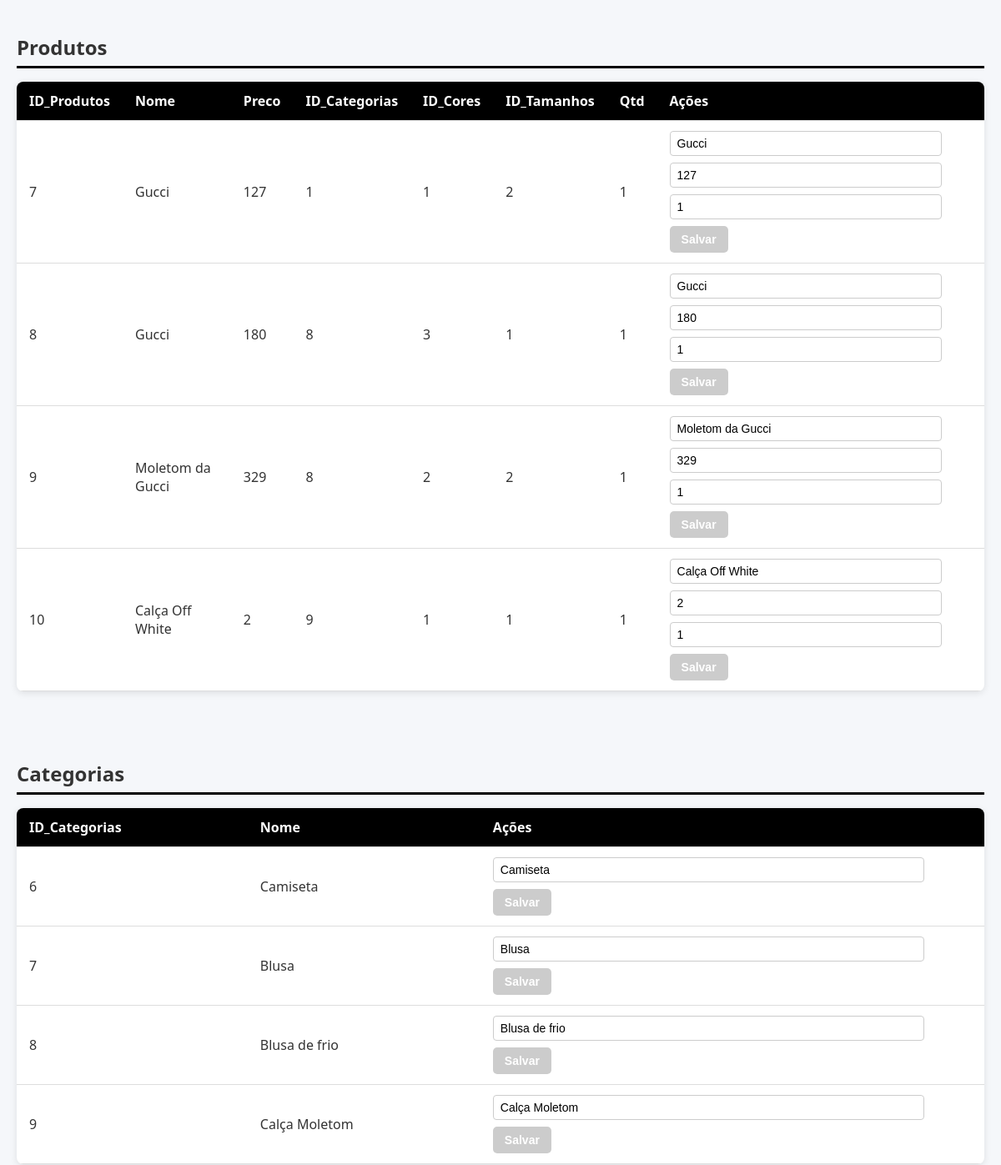
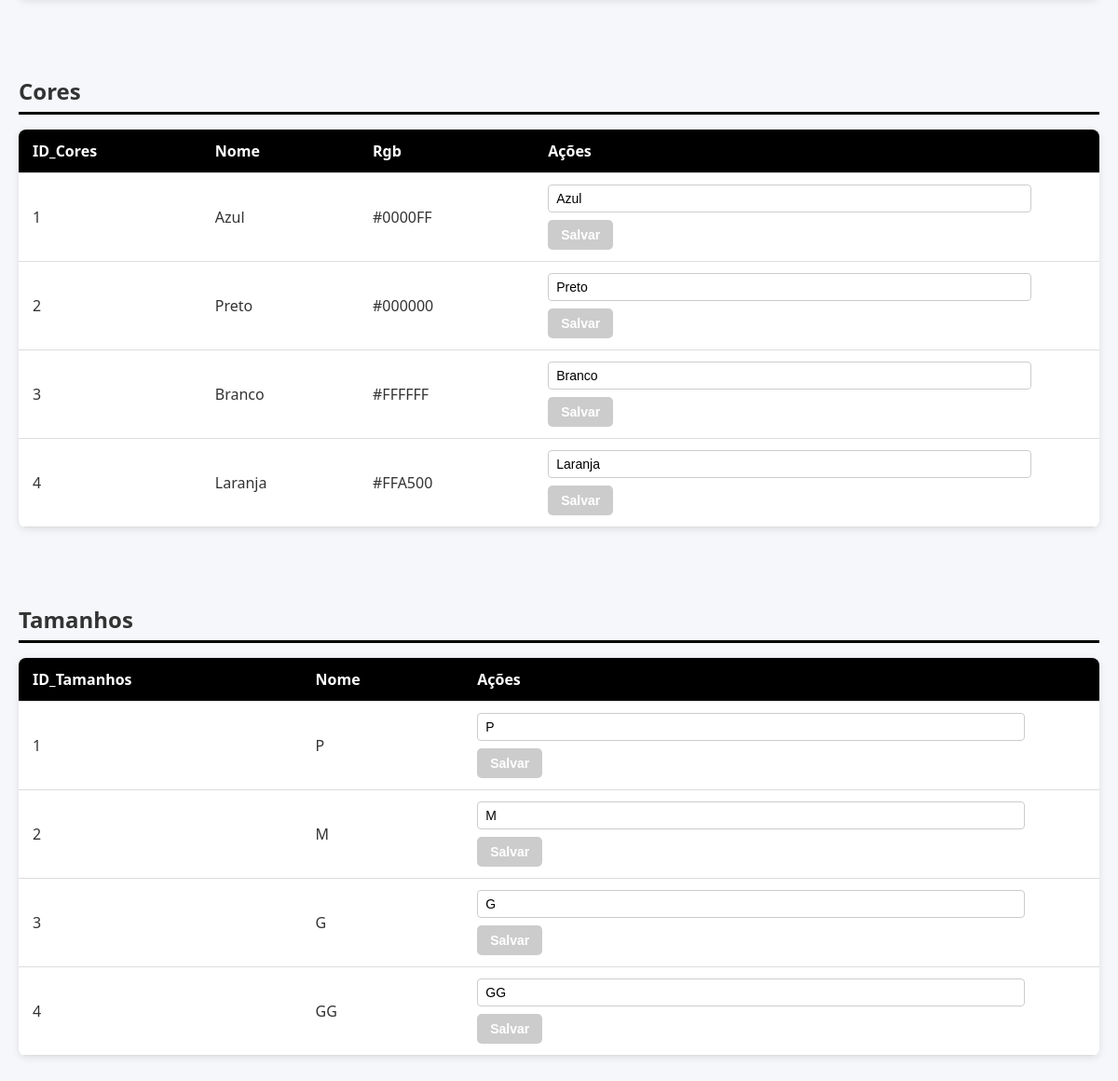
Screenshot of /public/estoque/editarProduto.php with the database file from the repository (2 pictures, top to bottom).
### tables this page shows
CREATE TABLE "Produtos" (
   ID_Produtos integer primary key,
   Nome varchar (100) not null,
   Preco real not null,
   ID_Categorias integer not null,
   ID_Cores integer not null,
   ID_Tamanhos integer not null,
   Qtd integer not null default 0
);

CREATE TABLE Categorias (
   ID_Categorias integer primary key,
   Nome text not null unique
);

CREATE TABLE Cores (
   ID_Cores integer primary key,
   Nome text not null unique,
   Rgb text
);

CREATE TABLE Tamanhos (
   ID_Tamanhos integer primary key,
   Nome text not null unique
);

### public/estoque/editarProduto.php (the view, shortened to what this page needs)
<!DOCTYPE html>
<html lang="pt-BR">
<head>
</head>
<body>
<?php
require_once '../conexao/conexao.php';
$tabelas = ['Produtos', 'Categorias', 'Cores', 'Tamanhos'];
foreach ($tabelas as $tabela) {
    echo "<h2>$tabela</h2>";
    $stmt = $conexao->query("SELECT * FROM $tabela");
    $registros = $stmt->fetchAll(PDO::FETCH_ASSOC);
    echo "<table>";
    echo "<tr>";
    foreach (array_keys($registros[0]) as $coluna) {
        echo "<th>$coluna</th>";
    }
    echo "<th>Ações</th></tr>";
    foreach ($registros as $registro) {
        echo "<tr>";
        foreach ($registro as $valor) {
            echo "<td>" . htmlspecialchars($valor) . "</td>";
        }
        echo "<td><form method='POST'>";
        if ($tabela === 'Produtos') {
            echo "<input type='text' name='nome' value='" . htmlspecialchars($registro['Nome']) . "' required placeholder='Nome'>";
            echo "<input type='number' step='0.01' name='preco' value='" . $registro['Preco'] . "' required placeholder='Preço'>";
            echo "<input type='number' name='qtd' value='" . $registro['Qtd'] . "' required placeholder='Quantidade'>";
        } elseif (in_array($tabela, ['Categorias', 'Cores', 'Tamanhos'])) {
            echo "<input type='text' name='nome' value='" . htmlspecialchars($registro['Nome']) . "' required placeholder='Nome'>";
        }
        echo "<button type='submit' name='editar'>Salvar</button>";
        echo "</form></td>";
        echo "</tr>";
    }
    echo "</table><br>";
}
?>
</body>
</html>

### public/estoque/editarProduto.php (style rules this page uses)
* { box-sizing: border-box; }
body { font-family: 'Segoe UI', Tahoma, Geneva, Verdana, sans-serif; background: #f5f7fa; margin: 0; padding: 20px; color: #333; }
h2 { border-bottom: 3px solid black; padding-bottom: 6px; margin-bottom: 16px; font-weight: 700; }
table { width: 100%; border-collapse: collapse; margin-bottom: 40px; background: #fff; box-shadow: 0 2px 8px rgb(0 0 0 / 0.1); border-radius: 8px; overflow: hidden; }
th, td { padding: 12px 15px; text-align: left; border-bottom: 1px solid #ddd; }
th { background-color: black; color: white; font-weight: 600; user-select: none; }
input[type="text"], input[type="number"] { width: 90%; padding: 6px 8px; border: 1px solid #ccc; border-radius: 4px; font-size: 14px; transition: border-color 0.3s ease; }
button { background-color: #CCC; color: white; border: none; padding: 8px 14px; border-radius: 5px; font-weight: 600; cursor: pointer; transition: background-color 0.25s ease; font-size: 14px; }
form { display: flex; gap: 8px; align-items: center; flex-wrap: wrap; }

### rows the page displays
produtos: ID_Produtos "7", Nome "Gucci", Preco "127", valor "1", ID_Tamanhos "2", nome "Gucci", preco "127", qtd "1"
produtos: valor "8", Nome "Gucci", Preco "180", ID_Cores "3", valor "1", nome "Gucci", preco "180", qtd "1"
produtos: ID_Produtos "9", Nome "Moletom da Gucci", Preco "329", ID_Categorias "8", valor "2", Qtd "1", nome "Moletom da Gucci", preco "329", qtd "1"
produtos: ID_Produtos "10", Nome "Calça Off White", Preco "2", ID_Categorias "9", valor "1", nome "Calça Off White", preco "2", qtd "1"
categorias: ID_Categorias "6", Nome "Camiseta", nome "Camiseta"
categorias: ID_Categorias "7", Nome "Blusa", nome "Blusa"
categorias: ID_Categorias "8", Nome "Blusa de frio", nome "Blusa de frio"
categorias: ID_Categorias "9", Nome "Calça Moletom", nome "Calça Moletom"
cores: ID_Cores "1", Nome "Azul", Rgb "#0000FF", nome "Azul"
cores: ID_Cores "2", Nome "Preto", Rgb "#000000", nome "Preto"
cores: ID_Cores "3", Nome "Branco", Rgb "#FFFFFF", nome "Branco"
cores: ID_Cores "4", Nome "Laranja", Rgb "#FFA500", nome "Laranja"
tamanhos: ID_Tamanhos "1", Nome "P", nome "P"
tamanhos: ID_Tamanhos "2", Nome "M", nome "M"
tamanhos: ID_Tamanhos "3", Nome "G", nome "G"
tamanhos: ID_Tamanhos "4", Nome "GG", nome "GG"

### other values shown
$tabela "Produtos"
$coluna "ID_Produtos"
$coluna "Nome"
$coluna "Preco"
$coluna "ID_Categorias"
$coluna "ID_Cores"
$coluna "ID_Tamanhos"
$coluna "Qtd"
$tabela "Categorias"
$tabela "Cores"
$coluna "Rgb"
$tabela "Tamanhos"
